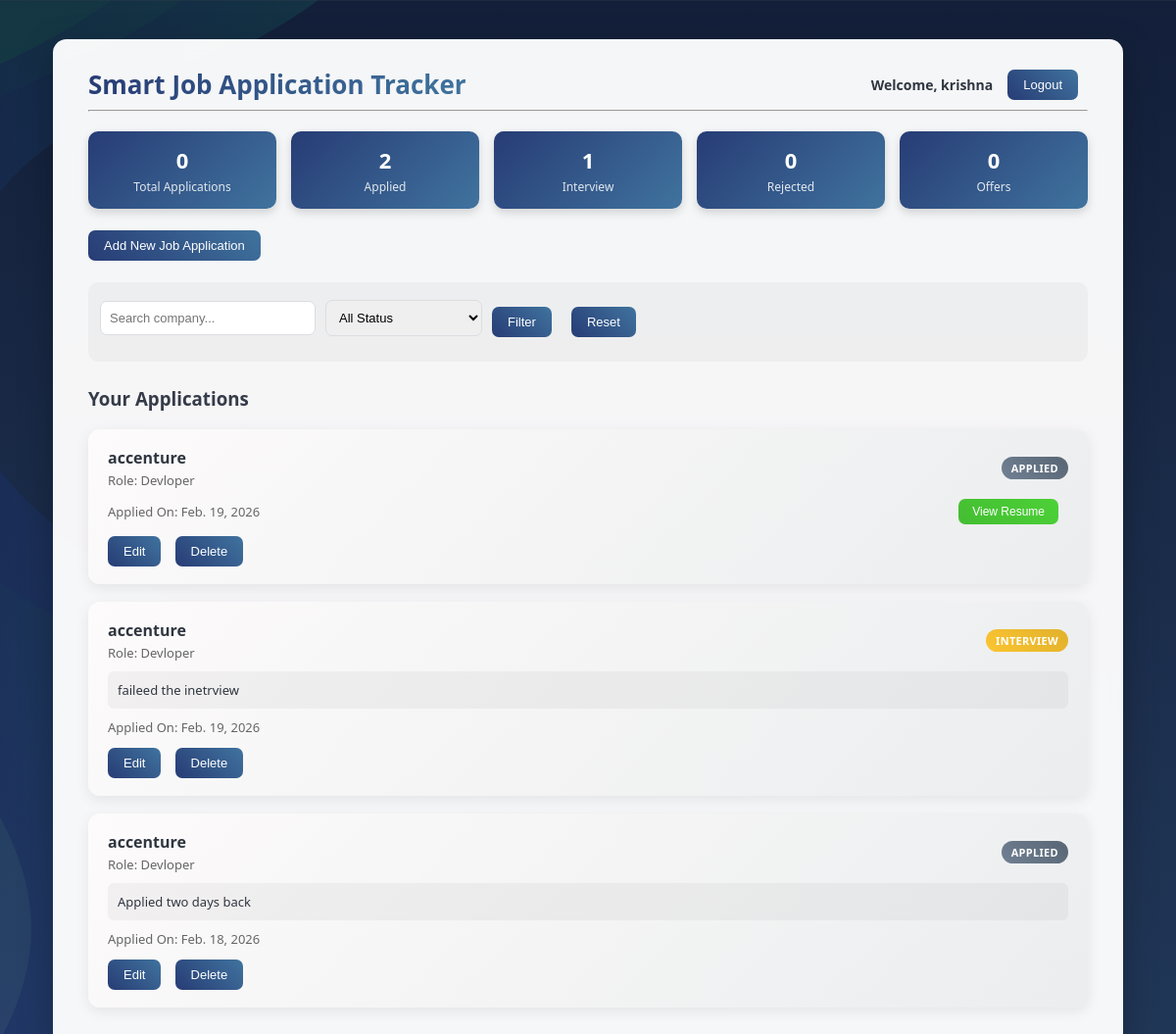
The page /dashboard/ (signed in) on the database its author committed.
### tracker/models.py (models this page shows, shortened)
class JobApplication(models.Model):
    STATUS_CHOICES = [
        ('APPLIED', 'Applied'),
        ('INTERVIEW', 'Interview'),
        ('REJECTED', 'Rejected'),
        ('OFFER', 'Offer'),
    ]
    user = models.ForeignKey(User, on_delete=models.CASCADE)
    company_name = models.CharField(max_length=200)
    job_role = models.CharField(max_length=200)
    status = models.CharField(max_length=20, choices=STATUS_CHOICES, default='APPLIED')
    notes = models.TextField(blank=True, null=True)
    resume = models.FileField(upload_to='resumes/', blank=True, null=True)  # ⭐ NEW FIELD
    applied_date = models.DateField(auto_now_add=True)

### tracker/views.py (the view)
# urls.py: path('dashboard/', views.index, name='index'),     # ⭐ Dashboard after login
@login_required
def index(request):
    applications = JobApplication.objects.filter(user=request.user)
    search_query = request.GET.get('search', '')
    status_filter = request.GET.get('status', '')
    if search_query:
        applications = applications.filter(
            company_name__icontains=search_query
        )
    if status_filter:
        applications = applications.filter(status=status_filter)
    applications = applications.order_by('-applied_date')
    stats = JobApplication.objects.filter(user=request.user) \
        .values('status') \
        .annotate(count=Count('status'))
    status_counts = {
        'APPLIED': 0,
        'INTERVIEW': 0,
        'REJECTED': 0,
        'OFFER': 0
    }
    for item in stats:
        status_counts[item['status']] = item['count']
    return render(request, 'tracker/index.html', {
        'applications': applications,
        'status_counts': status_counts,
        'search_query': search_query,
        'status_filter': status_filter
    })

### tracker/templates/tracker/index.html (shortened to what this page needs)
{% load static %}
<!DOCTYPE html>
<html>
<head>
    <link rel="stylesheet" href="{% static 'tracker/css/style.css' %}">
</head>
<body>
<div class="container">
    <div class="header">
        <h1>Smart Job Application Tracker</h1>
        <div class="user-section">
            <span>
                Welcome, {{ request.user.username }}
            </span>
            <button onclick="window.location.href='/logout/'">
                Logout
            </button>
        </div>
    </div>
    <hr>
    <div class="stats-container">
        <div class="stat-card total">
            <div class="stat-number">
                {{ status_counts.TOTAL|default:0 }}
            </div>
            <div class="stat-label">Total Applications</div>
        </div>
        <div class="stat-card">
            <div class="stat-number">
                {{ status_counts.APPLIED|default:0 }}
            </div>
            <div class="stat-label">Applied</div>
        </div>
        <div class="stat-card">
            <div class="stat-number">
                {{ status_counts.INTERVIEW|default:0 }}
            </div>
            <div class="stat-label">Interview</div>
        </div>
        <div class="stat-card">
            <div class="stat-number">
                {{ status_counts.REJECTED|default:0 }}
            </div>
            <div class="stat-label">Rejected</div>
        </div>
        <div class="stat-card">
            <div class="stat-number">
                {{ status_counts.OFFER|default:0 }}
            </div>
            <div class="stat-label">Offers</div>
        </div>
    </div>
    <div class="top-actions">
        <button onclick="window.location.href='/add/'">
            Add New Job Application
        </button>
    </div>
    <div class="filter-bar">
    <form method="GET">
        <input type="text"
               name="search"
               placeholder="Search company..."
               value="{{ search_query }}">
        <select name="status">
            <option value="">All Status</option>
        </select>
        <button type="submit">Filter</button>
        <button type="button" onclick="clearFilters()">
            Reset
        </button>
    </form>
</div>
    <h3>Your Applications</h3>
    {% for app in applications %}
        <div class="application-card">
            <div class="app-header">
                <div>
                    <strong>{{ app.company_name }}</strong>
                    <div class="role-text">
                        Role: {{ app.job_role }}
                    </div>
                </div>
                <span class="status-badge
                    {% if app.status == 'APPLIED' %}applied{% endif %}
                    {% if app.status == 'INTERVIEW' %}interview{% endif %}
                    {% if app.status == 'OFFER' %}offer{% endif %}">
                    {{ app.status }}
                </span>
            </div>
            <div class="app-body">
                {% if app.notes %}
                    <div class="notes-box">
                        {{ app.notes }}
                    </div>
                {% endif %}
                <div class="card-footer">
                    <span class="date-text">
                        Applied On: {{ app.applied_date }}
                    </span>
                    {% if app.resume %}
                        <button class="resume-btn"
                                onclick="window.open('{{ app.resume.url }}', '_blank')">
                            View Resume
                        </button>
                    {% endif %}
                </div>
            </div>
            <div class="card-actions">
                <button onclick="window.location.href='/edit/{{ app.id }}/'">
                    Edit
                </button>
                <button onclick="confirmDelete({{ app.id }})">
                    Delete
                </button>
            </div>
        </div>
    {% endfor %}
</div>
</body>
</html>

### tracker/static/tracker/css/style.css (style rules this page uses)
body { margin: 0; font-family: 'Segoe UI', Tahoma, sans-serif; min-height: 100vh; background: linear-gradient(rgba(20, 30, 48, 0.85), rgba(36, 59, 85, 0.85)), url("../images/bg.jpg"); background-size: cover; background-position: center; background-attachment: fixed; color: #2f3640; }
.container { width: 85%; margin: 40px auto; padding: 28px 36px; border-radius: 14px; background: rgba(255, 255, 255, 0.96); box-shadow: 0 10px 35px rgba(0,0,0,0.25); backdrop-filter: blur(6px); animation: fadeIn 0.35s ease-in-out; }
h1 { margin: 0; font-size: 26px; background: linear-gradient(90deg, #273c75, #40739e); -webkit-background-clip: text; -webkit-text-fill-color: transparent; }
h2, h3 { color: #353b48; }
.header { display: flex; justify-content: space-between; align-items: center; }
.user-section { display: flex; align-items: center; }
.user-section span { margin-right: 15px; font-weight: 600; font-size: 14px; }
.top-actions { margin: 22px 0; }
.application-card { background: linear-gradient(135deg, #fdfbfb, #ebedee); border-radius: 12px; padding: 18px 20px; margin-bottom: 18px; border: none; box-shadow: 0 4px 14px rgba(0,0,0,0.08); transition: transform 0.18s ease, box-shadow 0.18s ease; }
.app-header { display: flex; justify-content: space-between; align-items: center; margin-bottom: 6px; }
.role-text { font-size: 13px; color: #666; margin-top: 3px; }
.notes-box { background: rgba(0,0,0,0.04); padding: 10px; border-radius: 6px; margin: 10px 0; font-size: 13px; }
.card-footer { display: flex; justify-content: space-between; align-items: center; margin-top: 10px; }
.date-text { font-size: 13px; color: #666; }
.status-badge { padding: 4px 10px; border-radius: 14px; font-size: 11px; font-weight: bold; color: white; letter-spacing: 0.3px; }
.applied { background: linear-gradient(45deg, #718093, #576574); }
.interview { background: linear-gradient(45deg, #fbc531, #e1b12c); }
button { background: linear-gradient(45deg, #273c75, #40739e); color: white; border: none; padding: 8px 16px; border-radius: 7px; cursor: pointer; font-size: 13px; margin-right: 10px; transition: transform 0.15s ease, box-shadow 0.15s ease; }
.resume-btn { background: linear-gradient(45deg, #44bd32, #4cd137); font-size: 12px; padding: 6px 14px; }
.card-actions { margin-top: 12px; }
input, select, textarea { width: 320px; padding: 9px; margin-top: 6px; margin-bottom: 14px; border-radius: 7px; border: 1px solid #dcdde1; transition: border 0.2s ease, box-shadow 0.2s ease; font-size: 13px; }
.stats-container { display: flex; gap: 15px; margin: 20px 0; }
.stat-card { flex: 1; background: linear-gradient(135deg, #273c75, #40739e); color: white; border-radius: 10px; padding: 14px; text-align: center; box-shadow: 0 4px 10px rgba(0,0,0,0.15); }
.stat-number { font-size: 22px; font-weight: bold; }
.stat-label { font-size: 12px; opacity: 0.85; margin-top: 4px; }
.filter-bar { margin: 15px 0 25px 0; padding: 12px; background: rgba(0,0,0,0.03); border-radius: 10px; }
.filter-bar form { display: flex; align-items: center; gap: 10px; flex-wrap: wrap; }
.filter-bar input { width: 200px; }
.filter-bar select { width: 160px; }

### rows shown on the page
JobApplication: company_name "accenture", job_role "Devloper", status "APPLIED", applied_date "Feb. 19, 2026"
JobApplication: company_name "accenture", job_role "Devloper", status "INTERVIEW", notes "faileed the inetrview", applied_date "Feb. 19, 2026"
JobApplication: company_name "accenture", job_role "Devloper", status "APPLIED", notes "Applied two days back", applied_date "Feb. 18, 2026"

### other values the page prints
{{ request.user.username }} "krishna"
{{ status_counts.TOTAL|default:0 }} "0"
{{ status_counts.APPLIED|default:0 }} "2"
{{ status_counts.INTERVIEW|default:0 }} "1"
{{ status_counts.REJECTED|default:0 }} "0"
{{ status_counts.OFFER|default:0 }} "0"
